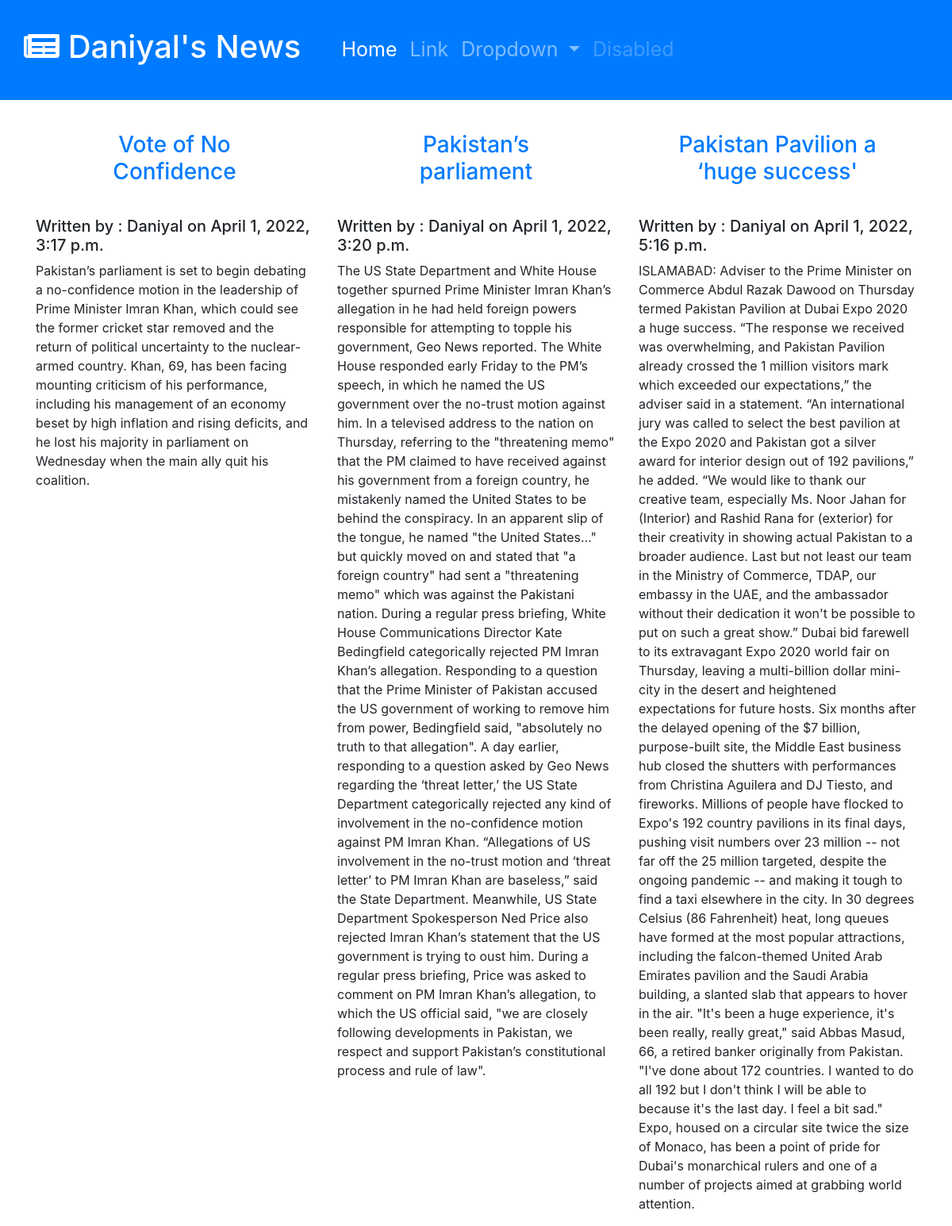
The page / on the database its author committed.
### blog/models.py (models this page shows, shortened)
class Post(models.Model):
    class NewManager(models.Manager):
        def get_queryset(self):
            return super().get_queryset().filter(status='published')
    options = (
        ('draft', 'Draft'),
        ('published', 'Published')
    )
    title = models.CharField(max_length=250)
    slug = models.SlugField(max_length=255, unique_for_date='publish')
    publish = models.DateTimeField(default=timezone.now)
    author = models.ForeignKey(User, on_delete=models.CASCADE, related_name='blog_posts')
    content = models.TextField()
    status = models.CharField(max_length=10, choices=options, default='draft')
    objects = models.Manager()
    newmanager=NewManager()
    class meta:
        ordering = ('-publish')

### blog/views.py (the view)
# urls.py: path('',views.home,name='homepage',),
def home(request):
    all_posts = Post.newmanager.all()
    ordering = '-publish'
    return render(request, 'index.html', {'posts': all_posts})

### blog/templates/index.html (shortened to what this page needs)
<!doctype html>
<html lang="en">
  <head>
      <link rel="stylesheet" href="https://pro.fontawesome.com/releases/v5.10.0/css/all.css"/>
    <link rel="stylesheet" href="https://cdn.jsdelivr.net/npm/bootstrap@4.4.1/dist/css/bootstrap.min.css">
  </head>
  <body>
  <nav class="navbar navbar-expand-lg navbar navbar-dark bg-primary" style="font-size: 25px; padding:30px;">
  <a class="navbar-brand" href="{% url 'blog:homepage' %}"><h1> <i class="fas fa-newspaper"></i> Daniyal's News</h1></a>
  <div class="collapse navbar-collapse" id="navbarSupportedContent">
    <ul class="navbar-nav mr-auto">
      <li class="nav-item active" style="margin-left:20px;">
        <a class="nav-link" href="{% url 'blog:homepage' %}"> Home <span class="sr-only">(current)</span></a>
      </li>
      <li class="nav-item">
        <a class="nav-link" href="#">Link</a>
      </li>
      <li class="nav-item dropdown">
        <a class="nav-link dropdown-toggle" href="#" id="navbarDropdown" role="button" data-toggle="dropdown" aria-haspopup="true" aria-expanded="false">
          Dropdown
        </a>
      </li>
      <li class="nav-item">
        <a class="nav-link disabled" href="#" tabindex="-1" aria-disabled="true">Disabled</a>
      </li>
    </ul>
  </div>
</nav>
  <div class="container">
  <div class="row justify-content-md-center">
  {% for post in posts %}
      <div class="col-md-4">
          <a href="{ post:get_absolute_url }"><h3 style="text-align:center; margin: 40px;">{{ post.title}}</h3></a>
      <h5>Written by : {{ post.author }} on {{ post.publish }}</h5>
      <p>{{ post.content }}</p>
      </div>
  {% endfor %}
  </div>
  </div>
  </body>
</html>

### rows shown on the page
Post: title "Vote of No Confidence", author "Daniyal", publish "April 1, 2022, 3:17 p.m.", content "Pakistan’s parliament is set to begin debating a no-confidence motion in the leadership of Prime Minister Imran Khan, which could see the former cricket star removed and the return of political uncertainty to the nuclear-armed country. Khan, 69, has been facing mounting criticism of his performance, including his management of an economy beset by high inflation and rising deficits, and he lost his majority in parliament on Wednesday when the main ally quit his coalition."
Post: title "Pakistan’s parliament", author "Daniyal", publish "April 1, 2022, 3:20 p.m.", content "The US State Department and White House together spurned Prime Minister Imran Khan’s allegation in he had held foreign powers responsible for attempting to topple his government, Geo News reported. The White House responded early Friday to the PM’s speech, in which he named the US government over the no-trust motion against him. In a televised address to the nation on Thursday, referring to the \"threatening memo\" that the PM claimed to have received against his government from a foreign country, he mistakenly named the United States to be behind the conspiracy. In an apparent slip of the tongue, he named \"the United States...\" but quickly moved on and stated that \"a foreign country\" had…"
Post: title "Pakistan Pavilion a ‘huge success'", author "Daniyal", publish "April 1, 2022, 5:16 p.m.", content "ISLAMABAD: Adviser to the Prime Minister on Commerce Abdul Razak Dawood on Thursday termed Pakistan Pavilion at Dubai Expo 2020 a huge success. “The response we received was overwhelming, and Pakistan Pavilion already crossed the 1 million visitors mark which exceeded our expectations,” the adviser said in a statement. “An international jury was called to select the best pavilion at the Expo 2020 and Pakistan got a silver award for interior design out of 192 pavilions,” he added. “We would like to thank our creative team, especially Ms. Noor Jahan for (Interior) and Rashid Rana for (exterior) for their creativity in showing actual Pakistan to a broader audience. Last but not least our team…"
